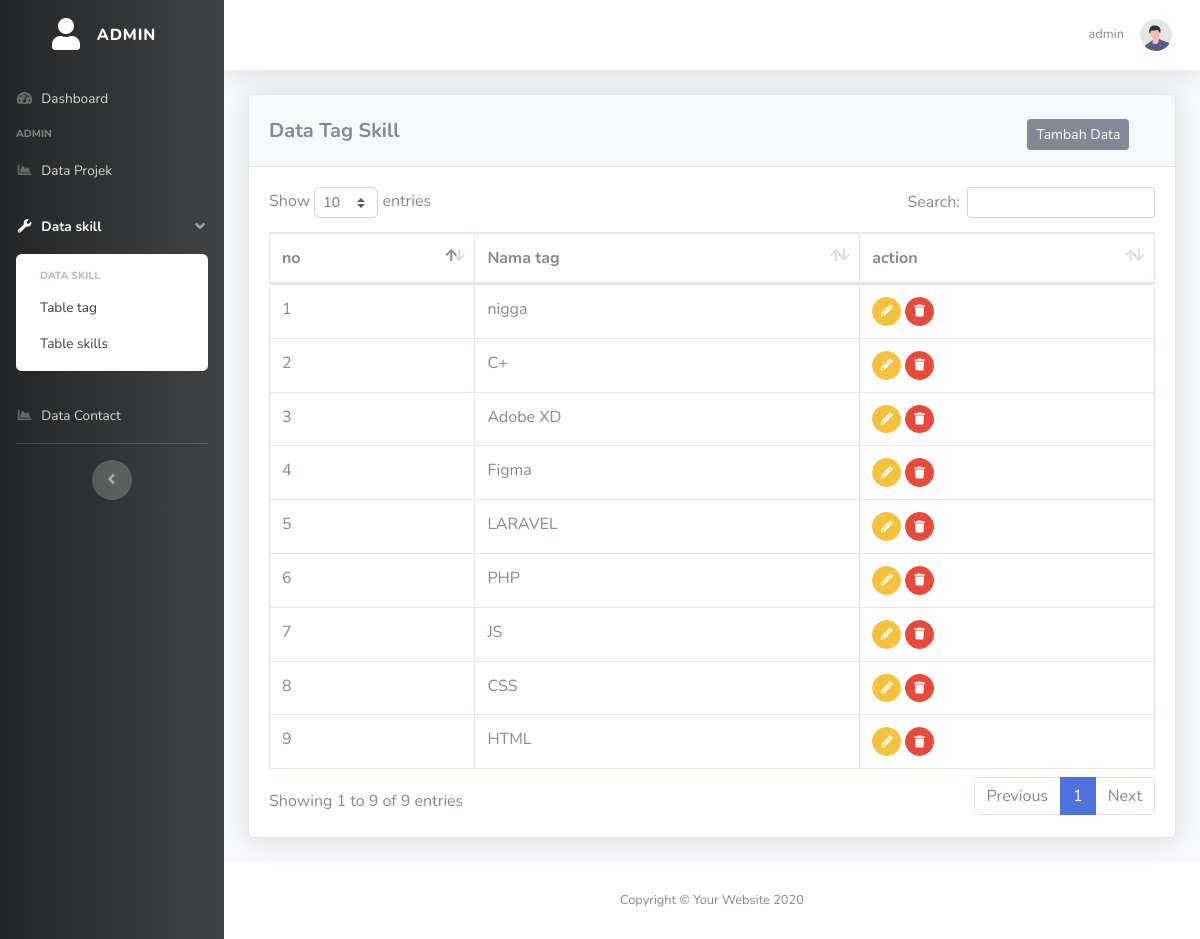
Screenshot of /admin/tag/index.php (signed in) with the database file from the repository.
### tables this page shows
CREATE TABLE `tag` (
  `id` int(11) UNSIGNED NOT NULL,
  `nama` varchar(100) NOT NULL
);

### koneksi.php (called while the page is built, shortened)
<?php
$server = "localhost";
$user = "root";
$password = "";
$database  = "portofolio_gue";
$conn = mysqli_connect($server, $user, $password, $database);
function query($query)
{
    global $conn;
    $result = mysqli_query($conn, $query);
    $box = [];
    while ($isi = mysqli_fetch_assoc($result)) {
        $box[] = $isi;
    }
    return $box;
}

### admin/tag/index.php (the view, shortened to what this page needs)
<?php
require '../../koneksi.php';
$nama = $_SESSION['admin']['username'];
$projek  = query("SELECT * FROM tag ORDER BY id DESC");
?>
<!DOCTYPE html>
<html lang="en">
<head>
    <link href="../../asset/pakage/fontawesome-free/css/all.min.css" rel="stylesheet" type="text/css">
    <link href="../../asset/css/sb-admin-2.min.css" rel="stylesheet">
    <link rel="stylesheet" href="../../asset/pakage/datatables/dataTables.bootstrap4.min.css">
</head>
<body id="page-top">
    <div id="wrapper">
        <ul class="navbar-nav bg-gradient-primary sidebar sidebar-dark accordion" id="accordionSidebar">
            <a class="sidebar-brand d-flex align-items-center justify-content-center" href="index.html">
                <div class="sidebar-brand-icon">
                    <i class="fas fa-user"></i>
                </div>
                <div class="sidebar-brand-text mx-3">Admin <sup></sup></div>
            </a>
            <li class="nav-item ">
                <a class="nav-link " href="../dashboard.php">
                    <i class="fas fa-fw fa-tachometer-alt"></i>
                    <span>Dashboard</span></a>
            </li>
            <div class="sidebar-heading">
                Admin
            </div>
            <li class="nav-item ">
                <a class="nav-link " href="../projek/index.php">
                    <i class="fas fa-fw fa-chart-area"></i>
                    <span>Data Projek</span>
                </a>
            </li>
            <li class="nav-item active">
                <a class="nav-link" href="#" data-toggle="collapse" data-target="#collapseUtilities" aria-expanded="true" aria-controls="collapseUtilities">
                    <i class="fas fa-fw fa-wrench"></i>
                    <span>Data skill</span>
                </a>
                <div id="collapseUtilities" class="collapse show" aria-labelledby="headingUtilities" data-parent="#accordionSidebar">
                    <div class="bg-white py-2 collapse-inner rounded">
                        <h6 class="collapse-header">Data skill</h6>
                        <a class="collapse-item" href="index.php">Table tag</a>
                        <a class="collapse-item" href="../skill/index.php">Table skills</a>
                    </div>
                </div>
            </li>
            <li class="nav-item">
                <a class="nav-link " href="../Contact/index.php">
                    <i class="fas fa-fw fa-chart-area"></i>
                    <span>Data Contact</span>
                </a>
            </li>
            <hr class="sidebar-divider d-none d-md-block">
            <div class="text-center d-none d-md-inline">
                <button class="rounded-circle border-0" id="sidebarToggle"></button>
            </div>
        </ul>
        <div id="content-wrapper" class="d-flex flex-column">
            <div id="content">
                <nav class="navbar navbar-expand navbar-light bg-white topbar mb-4 static-top shadow">
                    <ul class="navbar-nav ml-auto">
                        <li class="nav-item dropdown no-arrow">
                            <a class="nav-link dropdown-toggle" href="#" id="userDropdown" role="button" data-toggle="dropdown" aria-haspopup="true" aria-expanded="false">
                                <span class="mr-2 d-none d-lg-inline text-gray-600 small mr-3"><?= $nama ?></span>
                                <img class="img-profile rounded-circle" src="../../asset/image/undraw_profile.svg">
                            </a>
                        </li>
                    </ul>
                </nav>
                <div class="container-fluid">
                    <div class="card shadow mb-4">
                        <div class="card-header py-3">
                            <div class="row mt-2">
                                <div class="col-md-10">
                                    <h5 class="m-0 font-weight-bold text-secondary ">Data Tag Skill</h5>
                                </div>
                                <div class="col-md-2">
                                    <a href="tambah.php" class="btn btn-secondary btn-sm pl-2">Tambah Data
                                    </a>
                                </div>
                            </div>
                        </div>
                        <div class="card-body">
                            <div class="table-responsive">
                                <table class="table table-bordered" id="dataTable" width="100%" cellspacing="0">
                                    <thead>
                                        <tr>
                                            <th>no</th>
                                            <th>Nama tag</th>
                                            <th>action</th>
                                        </tr>
                                    </thead>
                                    <tbody>
                                        <?php foreach ($projek as $key => $value) { ?>
                                            <tr>
                                                <td><?= $key + 1 ?></td>
                                                <td><?= $value['nama'] ?></td>
                                                <td>
                                                    <a href="edit.php?id=<?= $value['id'] ?>" class=" btn-sm btn btn-warning btn-circle">
                                                        <i class="fas fa-pencil-alt"></i>
                                                    </a>
                                                    <button data-id="<?= $value['id'] ?>" class=" btn-sm btn btn-danger btn-circle hapus">
                                                        <i class="fas fa-trash"></i>
                                                    </button>
                                                </td>
                                            </tr>
                                        <?php } ?>
                                    </tbody>
                                </table>
                            </div>
                        </div>
                    </div>
                </div>
            </div>
            <footer class="sticky-footer bg-white">
                <div class="container my-auto">
                    <div class="copyright text-center my-auto">
                        <span>Copyright &copy; Your Website 2020</span>
                    </div>
                </div>
            </footer>
        </div>
    </div>
</body>
</html>

### admin/tag/index.php (style rules this page uses)
.sidebar { background-image: linear-gradient(to right, #232526, #414345); }

### rows the page displays
tag: nama "nigga"
tag: nama "C+"
tag: nama "Adobe XD"
tag: nama "Figma"
tag: nama "LARAVEL"
tag: nama "PHP"
tag: nama "JS"
tag: nama "CSS"
tag: nama "HTML"

### other values shown
$nama "admin"
